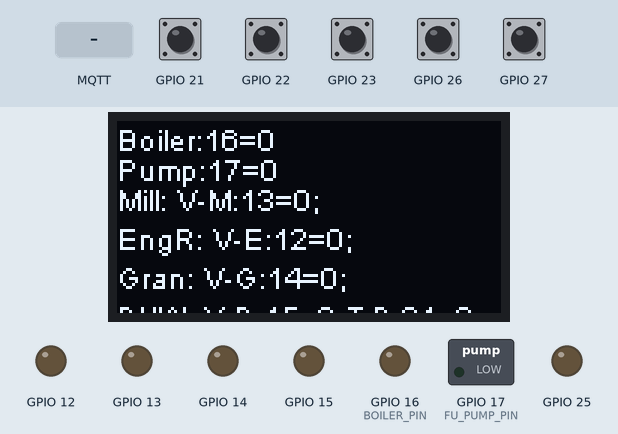
This sketch was run on a simulated ESP32. Parts: 128×64 one-colour display, switched loads named in the sketch (green lamp = pin HIGH), output pins drawn as LEDs (lit = HIGH). The test bench sets the inputs (shaded band); at power-on: GPIO 21–23, GPIO 26, GPIO 27 HIGH. WiFi joins after 1.5 s; servers stay silent unless stated; network time is answered at once with the bench clock; the local clock reads 2024-03-15 10:24:30 at power-on unless the sketch sets it; no MQTT or app messages arrive unless stated; not simulated (calls return 0 or success): ./WifiPassword.h; what the sketch prints to the serial monitor is not drawn.

Above: at 2.8 s.
2.9 s: MQTT message "on" arrives on the first subscribed topic
At 3.6 s:
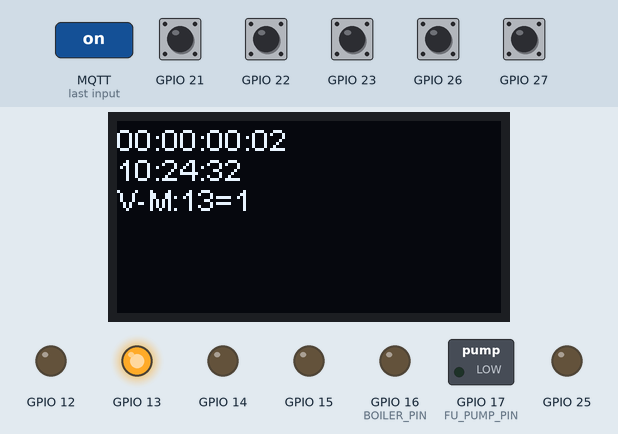
6.8 s: MQTT message "on" arrives on the second subscribed topic
At 7.8 s:
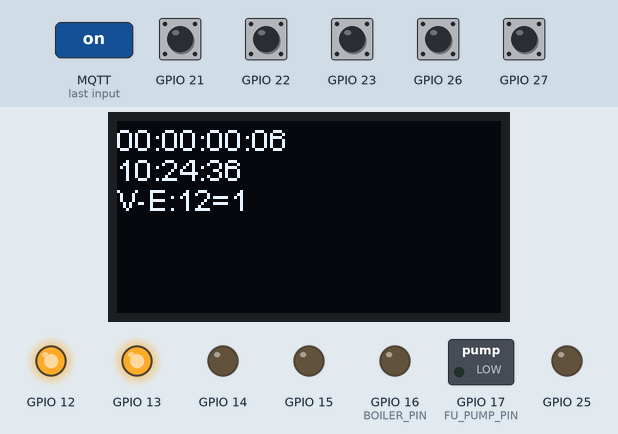
10.7 s: MQTT message "on" arrives on the third subscribed topic
At 12.0 s:
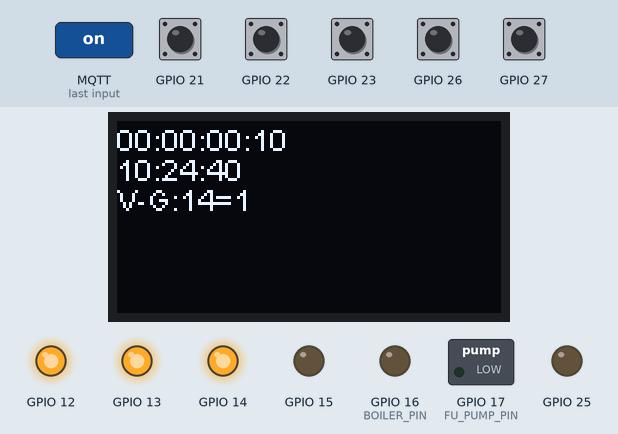
14.6 s: MQTT message "1" arrives on the first subscribed topic
At 15.1 s:
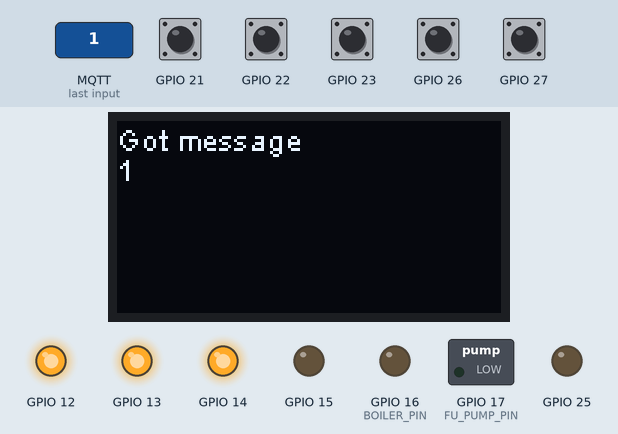
18.5 s: MQTT message "off" arrives on the first subscribed topic
At 20.0 s:
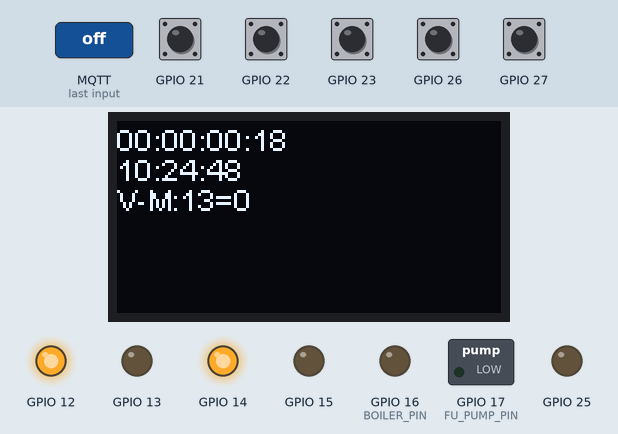
22.4 s: MQTT message "off" arrives on the first subscribed topic
At 23.5 s:
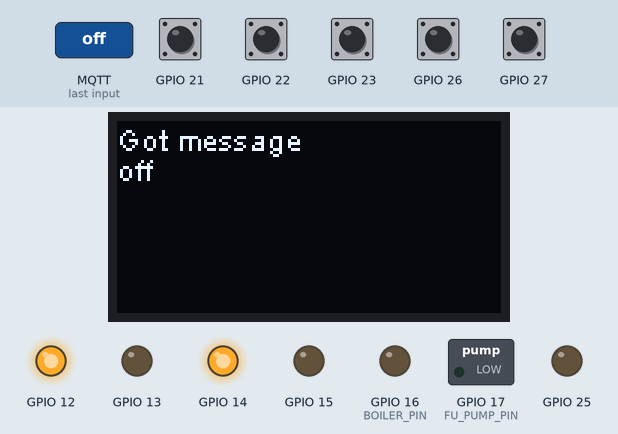
Timing chart, 0 to 27.3 s (numbered marks = the images above; inputs shaded):
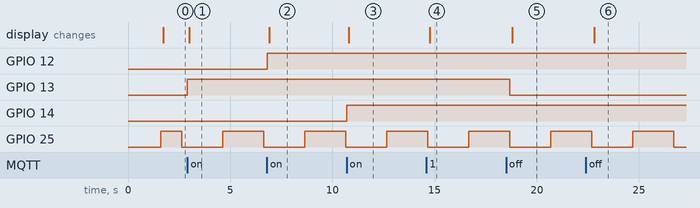

The sketch:

heating_control.ino
```cpp
// (licence header left out)
#include "SSD1306.h"  // ThingPulse ESP8266_and_ESP32_OLED_driver_for_SSD1306_displays
#include <WiFi.h>
#include <ESP32Ping.h> // Manually download into libraries directory from: https://github.com/marian-craciunescu/ESP32Ping
#include <WiFiMulti.h>
#include <NTPClient.h>
#include <WiFiUdp.h>
#include <ArduinoOTA.h>
#include <PubSubClient.h>  // Nick O'Leary https://pubsubclient.knolleary.net/
#include <elapsedMillis.h>
#include <LinkedList.h>

WiFiMulti WiFiMulti;

const char* ssid     = "New Home";                          //WiFi Name
// For wifi password, please create a new file called WifiPassword.h
// with a line like this:
// const char* password = "MyWifiPassword";

#include "./WifiPassword.h"

/*
   MQTT server details
*/
const char* mqttServer = "192.168.0.55";
const int mqttPort = 1883;
const char* mqttUser = "";
const char* mqttPassword = "";
#define MSG_BUFFER_SIZE  (50)
char msg[MSG_BUFFER_SIZE];

bool pingOk = false;

WiFiClient espClient;
PubSubClient mqttClient(espClient);

#define NTP_OFFSET  3600 // In seconds
#define NTP_INTERVAL 60 * 1000    // In miliseconds
#define NTP_ADDRESS  "pool.ntp.org"

WiFiUDP ntpUDP;
NTPClient timeClient(ntpUDP, NTP_ADDRESS, NTP_OFFSET, NTP_INTERVAL);

SSD1306 display(0x3c, 32, 33); // instance for the OLED. Addr, SDA, SCL

#include "./Devices.h" // valves, pumps, thermostat classes (use the constants defines above)
#include "./HeatingZone.h"
#include "./HeatingSystem.h"

////////////////////////////////////////////////////
//   CONFIGURATION BLOCK

// Configure/reorder your pinning as you like (This my wiring on an ESP32);

#define BOILER_PIN     16  // output to a Relay for Boiler -- Relay Channel 2
#define FU_PUMP_PIN    17  // output to a Relay that switches the Pump -- Relay Channel 4

// Definitions for the pins for my zones... Could be improved/not hard-coded, should be part of the Zone objects! Sorry about that!
#define MILL_V 13  // Zone 1: output to a Relay that controls the Valve(s) // Note - zones 1 and 2 are swapped on my system
#define MILL_MICROSWITCH 23
#define ENG_RM_VALVE  12  // Zone 2: output to a Relay that controls the Valve(s)
#define ENG_RM_MICROSWITCH 22
#define GRANARY_VALVE   14  // Zone 3: output to a Relay that controls the Valve(s) -- Relay Channel 1
#define GRANARY_MICROSWITCH 26
#define DHW_VALVE   15 // DHW: output to a Relay that controls the Valve(s) -- Relay Channel 3
#define DHW_MICROSWITCH 27 // for some reason, pin 35 doesn't seem to work for this purpose - it needed external pullup!

//#define MILL_T  17  // Zone 1; input wired to the thermostat in the living room
//#define ENG_RM_THERMO 27  // Zone 2; input wired to the thermostat in engine room
//#define GRANARY_THERMO  18 // Zone 3; input wired to the thermostat in the granary
#define DHW_THERMO      21 // DHW Thermostat

//#define HEATING_LED    20 // On when heating, Alternates during cooldown, is Off in idle mode
#define INDICATION_LED 25 // Alternates the on board LED to indicate board runs; can be easily removed to free an extra IO pin!!

// END CONFIGURATION BLOCK
//////////////////////////////////////////////////


// Some fixed devices:
LED           iLED(INDICATION_LED, "Indicator LED"); // can be removed if you run out of IO's
//LED           hLED(HEATING_LED, "Heating LED");
Manipulator   CV(BOILER_PIN, "Boiler");
Pump          FUPump(FU_PUMP_PIN, "Pump");

// The main controller
HeatingSystem heatingSystem(BOILER_PIN, FU_PUMP_PIN);

void printConfiguration() {
  clearDisplay();
  iLED.PrintState();
  //hLED.PrintState();
  printOLED(CV.PrintState());
  printOLED(FUPump.PrintState());
  printOLED(heatingSystem.PrintState());

}

bool connectToWifi(bool forceReconnect) {
  if (!forceReconnect && WiFi.status() == WL_CONNECTED) {
    return true;
  }
  clearDisplay();
  if (forceReconnect) {
    printOLED("Force WiFi");
    WiFi.disconnect();
  }

  int retries = 0;
  while (WiFiMulti.run() != WL_CONNECTED && retries < 5)
  {
    //WiFi.disconnect();
    printOLED("Connecting to WiFi");
    Serial.println("Connecting to WiFi");
    WiFi.begin(ssid, password);
    delay(4000);
    retries ++;
  }
  clearDisplay();
  if (WiFi.status() != WL_CONNECTED) {
    return false;
  }
  printOLED("WiFi connected.");
  printOLED("IP address: ");
  printOLED(WiFi.localIP().toString());

  return true;
}

bool mqttConnect(bool forceReconnect) {
  if (!forceReconnect && mqttClient.connected()) return true;
  // MQTT
  mqttClient.setServer(mqttServer, mqttPort);

  int retries = 0;
  clearDisplay();
  printTimeStamp();
  while ((forceReconnect && retries < 3) || (!mqttClient.connected() && retries < 3)) {
    printOLED("Connecting to MQTT...");

    mqttClient.setKeepAlive( 90 ); // setting keep alive to 90 seconds
    if (mqttClient.connect("Heating Controller", mqttUser, mqttPassword )) {
      mqttClient.publish("esp/test", "Setup bonjour");
      // Now subscribe to all the topics we need
      heatingSystem.SubscribeToAllTopics();
      mqttClient.setCallback(callback);
      printOLED("Connected to MQTT");
      return (true);
    }
    retries++;
    delay(500);
  }
  clearDisplay();
  printOLED("MQTT connect Failed");
  printOLED(String(mqttClient.state()));
  return false;
}

void setup()
{
  // initializations
  Serial.begin(115200);
  display.init(); // initialise the OLED
  display.setFont(ArialMT_Plain_10); // does what is says
  // Set the origin of text to top left
  display.setTextAlignment(TEXT_ALIGN_LEFT);
  display.flipScreenVertically();
  WiFiMulti.addAP(ssid, password);


  if (!connectToWifi(false)) {
    printOLED("Can't connect to WiFi!");
    delay(5000);
    ESP.restart();
  }

  timeClient.begin();

  //
  // OTA Stuff
  //
  // Port defaults to 3232
  ArduinoOTA.setPort(3232);

  // Hostname defaults to esp3232-[MAC]
  ArduinoOTA.setHostname("HeatingControl");

  // No authentication by default
  // ArduinoOTA.setPassword("admin");

  // Password can be set with its md5 value as well
  // MD5(admin) = 21232f297a57a5a743894a0e4a801fc3
  // ArduinoOTA.setPasswordHash("21232f297a57a5a743894a0e4a801fc3");

  ArduinoOTA
  .onStart([]() {
    String type;
    if (ArduinoOTA.getCommand() == U_FLASH)
      type = "sketch";
    else // U_SPIFFS
      type = "filesystem";

    // NOTE: if updating SPIFFS this would be the place to unmount SPIFFS using SPIFFS.end()
    Serial.println("Start updating " + type);
  })
  .onEnd([]() {
    Serial.println("\nEnd");
  })
  .onProgress([](unsigned int progress, unsigned int total) {
    Serial.printf("Progress: %u%%\r", (progress / (total / 100)));
  })
  .onError([](ota_error_t error) {
    Serial.printf("Error[%u]: ", error);
    if (error == OTA_AUTH_ERROR) Serial.println("Auth Failed");
    else if (error == OTA_BEGIN_ERROR) Serial.println("Begin Failed");
    else if (error == OTA_CONNECT_ERROR) Serial.println("Connect Failed");
    else if (error == OTA_RECEIVE_ERROR) Serial.println("Receive Failed");
    else if (error == OTA_END_ERROR) Serial.println("End Failed");
  });

  ArduinoOTA.begin();

  HeatingZone *mill = new HeatingZone("Mill",  new Valve(MILL_V, MILL_MICROSWITCH, "V-M"),  NULL);
  HeatingZone *engr = new HeatingZone("EngR", new Valve(ENG_RM_VALVE, ENG_RM_MICROSWITCH, "V-E"), NULL);
  HeatingZone *gran = new HeatingZone("Gran",  new Valve(GRANARY_VALVE, GRANARY_MICROSWITCH, "V-G"), NULL);
  HeatingZone *dhw = new HeatingZone("DHW", new Valve(DHW_VALVE, DHW_MICROSWITCH, "V-D"), new Thermostat(DHW_THERMO, "T-D"));
  heatingSystem.AddZone(mill);
  heatingSystem.AddZone(engr);
  heatingSystem.AddZone(gran);
  heatingSystem.AddZone(dhw);

  mqttConnect(false);

  printConfiguration();
  //wdt_enable(WDTO_1S);  // Watchdog: reset board after one second, if no "pat the dog" received
}

elapsedMillis sinceUpdate;
elapsedMillis sinceSuccessfulMqtt;
elapsedMillis sinceMqttRetry;
elapsedMillis sinceReconnect;
elapsedMillis sincePing;

void loop () {

  if (sincePrintOLED > 100 && !flushed) {
    flushDisplay();
  }

  // loop returns false if mqttClient is no longer connected
  bool isMqttDisconnected = !mqttClient.loop();
  if (sinceReconnect > 3600000) { // 1hr
    mqttClient.disconnect();
    sinceReconnect = 0;
    isMqttDisconnected = true;
  }

  if (!connectToWifi(isMqttDisconnected)) {
    printOLED("Can't connect to WiFi!");
    delay(20000);
    ESP.restart();
  }

  if (isMqttDisconnected && sinceMqttRetry > 30000) {
    if (mqttConnect(isMqttDisconnected)) {
      sinceSuccessfulMqtt = 0;
    }
    sinceMqttRetry = 0;
  }

  if (sinceSuccessfulMqtt > 12000000) {
    printOLED("Can't connect to MQTT!");

    delay(2000);
    ESP.restart();
  }

  ArduinoOTA.handle();

  if (sinceUpdate > 1000) {

    // Don't update timeClient if unsuccessful ping
    if (sincePing > 3000) {
      pingOk = Ping.ping("google.com");
    }

    if (pingOk) {
      timeClient.update();
    }

    //Serial.println("Updating");
    // Use Indication LED to show board is alive
    iLED.Alternate();
    heatingSystem.Update();

    // Reset the WatchDog timer (pat the dog)
    //wdt_reset();

    sinceUpdate = 0;
  }
}

//MQTT Callback
void callback(char* topic, byte* payload, unsigned int length) {
  heatingSystem.HandleMqtt(topic, payload, length);
}

void printTimeStamp() {
  unsigned long seconds = millis() / (unsigned long)1000;
  unsigned long minutes, hours, days;
  minutes = seconds / 60L;
  seconds %= 60L;
  hours = minutes / 60L;
  minutes %= 60L;
  days = hours / 24L;
  hours %= 24L;
  char time[30];
  sprintf(time, "%02d:%02d:%02d:%02d", (int)days, (int)hours, (int)minutes, (int)seconds);

  printOLED(time);
  timeClient.update();
  String formattedTime = timeClient.getFormattedTime();
  printOLED(formattedTime);
}
```

Devices.h
```cpp
#define VALVE_TIME             30000L    // 30 seconds to open/close a valve (on the safe site; takes typically 10 seconds)
#define PUMP_MAINTENANCE_TIME  1300000L // Activates pump maintenance run once per 36 hours. Needed to keep pump working (not implemented right now)
#define PUMP_ACTIVATION_TIME   5000L    // Activates the pump for ca 8 minutes
#define COOLDOWN_TIME          1800L   // When heating is done, continue water circulation for another 30 minutes
// This enables further dissipation of the heat into the system (typically takes 15 to 30 minutes)

elapsedMillis sincePrintOLED;
bool flushed = false;
int displayRow = 0;
void flushDisplay() {
  display.display(); // display whatever is in the buffer
  flushed = true;
}
void clearDisplay() {
  display.clear(); // clear the display
  //display.setCursor(0,0);
  displayRow = 0;
}
void printOLED(String toDisplay) {
  display.drawString(0, displayRow * 10, toDisplay);
  flushed = false;
  displayRow ++;
  if (displayRow > 6) {
    flushDisplay();
    clearDisplay();
  }
  sincePrintOLED = 0;
}


// Helper classes for IO devices
extern void printTimeStamp(); // defined in main ino file

// IODevice: base class for all IO devices; needs specialization
class IODevice {
    //vars
  protected:
    bool _IsOn;
    int _Pin;
    String _Name;

    //constructor
  public:
    IODevice(int pin, String name)   {
      _IsOn = false;
      _Pin = pin;
      _Name = name;
    }
    //methods
    virtual bool IsOn() = 0; // abstract
    virtual bool IsOff() {   // default for all
      return !IsOn();
    }

    String Name() {
      return _Name;
    }

    void DebugPrintState()   {
      clearDisplay();
      printTimeStamp();
      printOLED(PrintState());
    }

    String PrintState() {
      String ret = _Name + ":" + String(_Pin);
      if (_IsOn)
        ret += ("=1");
      else
        ret += ("=0");
      return ret;
    }
};

// Thermostat: reads a digital input
class Switch : public IODevice
{
    //vars
  private:
    int _Counter; // used to prevent reading intermittent switching (dender)

    //constructor
  public:
    Switch(int pin, String name) : IODevice(pin, name)   {
      Serial.println(String(pin) + name + " constructed ");
      _Counter = 0;
      pinMode(_Pin, INPUT_PULLUP);
    }

    //methods
    bool IsOn()   {
      //Serial.println("Switch IsOn");
      if (digitalRead(_Pin) == HIGH  && _IsOn == true) // open contact while on
      {
        if ( _Counter++ > 5) // only act after  5 times the same read out
        {
          _IsOn = false;
          DebugPrintState();
          _Counter = 0;
        }
      }
      else if (digitalRead(_Pin) == LOW  && _IsOn == false) // closed contact while off
      {
        if ( _Counter++ > 5) // only act after  5 times the same read out
        {
          _IsOn = true;
          DebugPrintState();
          _Counter = 0;
        }
      }
      else
      {
        _Counter = 0;
      }
      //Serial.println(_IsOn);
      return _IsOn;
    }
};

class Thermostat : public Switch
{
    // A Thermostat is a Switch that we can read - just like any other
    //constructor
  public:
    Thermostat(int pin, String name) : Switch(pin, name)   {
    }

};

// Manipulator: the most basic working device on a digital output
class Manipulator : public IODevice
{
    //vars
  protected:
    elapsedMillis _sinceStateChanged = 0;
    //constructor
  public:
    Manipulator(int pin, String name)  : IODevice(pin, name)   {
      pinMode(_Pin, OUTPUT);
      digitalWrite(_Pin, LOW);
    }
    //methods
    void On()    {
      if (_IsOn == false)
      {
        _IsOn = true;
        digitalWrite(_Pin, HIGH);
        _sinceStateChanged = 0;
        onSwitch();
      }
    }

    void Off()   {
      if (_IsOn == true)
      {
        _IsOn = false;
        digitalWrite(_Pin, LOW);
        _sinceStateChanged = 0;
        onSwitch();
      }
    }

    elapsedMillis GetSinceStateChanged() {
      return _sinceStateChanged;
    }

    virtual void onSwitch() {  // trigger for child claases; change in on/off state
      DebugPrintState();
    }

    virtual bool IsOn()   {
      return _IsOn;
    }

    virtual bool IsOff() {
      return !_IsOn;
    }
};

// Valve: controls a valve on a digital output via a relay.
// These valves have microswitches to detect when they are open
// loop() must call Update() to keep track if the valve is fully open or closed
class Valve : public Manipulator
{
  private:
    long transitionCount;
    Switch *microswitch;

    enum States {
      open,
      closed,
      failedOpen,
      failedClosed,
      opening,
      closing
    };

    States _state;

    //constructor
  public:
    Valve(int pin, int microswitchPin, String name) : Manipulator(pin, name)   {
      Serial.println(name + " valve microswitch:" + String(microswitchPin));
      microswitch = new Switch(microswitchPin, "MS." + name);
      transitionCount = 0;
    }

    bool IsValveOpen()   {
      //Serial.println(microswitch->IsOn());
      return _state == States::open; // valve is requested to be open and has actually opened
    }

    bool IsClosed() {
      return _state == States::failedClosed || _state == States::closed;
    }

  public:
    bool FailedClosed() { // todo: consider making this permanent, so it doesn't get reset every time?
      return _state == States::failedClosed;
    }

    bool FailedOpen() {
      return _state == States::failedOpen;
    }

    bool IsOpening() {
      return _state == States::opening;
    }

    // Execute once per pass in the sketch loop() !!!
    void Update() {
      if (IsOn()) {
        if (microswitch->IsOn()) {
          _state = States::open;
        } else if (_sinceStateChanged > VALVE_TIME) {
          if (!microswitch->IsOn()) {
            //Serial.println("Failed closed");
            _state = States::failedClosed;
          }
        }
      }
      else { // Valve is closing
        if (microswitch->IsOff()) {
          _state = States::closed;
        } else if (_sinceStateChanged > VALVE_TIME) {
          if (microswitch->IsOn()) {
            //Serial.println("Failed open");
            _state = States::failedOpen;
          }
        }
      }
    }
};


// Pump: a pump need to be activated several times a week to keep them going.
// loop() must call Update() to keep track when a maintenance activation is needed
class Pump : public Manipulator
{
    // valves react slowly (3-5 minutes) so this class adds this transition awareness
  private:
    long counter;
    bool doMaintenance;

    //constructor
  public:
    Pump(int pin, String name) : Manipulator(pin, name)   {
      counter = 0;
      doMaintenance = false;
    }

    bool doMaintenanceRun()   {
      return doMaintenance;
    }

    virtual void onSwitch() {  // change in on/off state
      Manipulator::onSwitch();
      counter = 0;
    }

    // run this method every pass in loop()
    void Update()   {
      if (IsOn()) {
        if (counter < PUMP_ACTIVATION_TIME) {
          counter++;
        } else if (doMaintenance) {
          clearDisplay();
          printTimeStamp();
          printOLED(": Pump Maintenance cleared");
          doMaintenance = false;
        }
      }
      else {
        if (counter < PUMP_MAINTENANCE_TIME) {
          counter++;
        }  else if (doMaintenance == false) {
          clearDisplay();
          printTimeStamp();
          printOLED(": Pump Maintenance needed");
          doMaintenance = true;
        }
      }
    }
};

// LED; besides on/off it offers a method to alternate the LED (1Hz)
// just call Alternate() from the loop() to activate alternation
class LED : public Manipulator
{
  private:
    long counter;

    //constructor
  public:
    LED(int pin, String name) : Manipulator(pin, name)   {
      counter = 0;
    }

    virtual void onSwitch() {  // change in on/off state
      // surpress printing debug output for LEDs
    }

    void Alternate() {
        counter = 0;
        if (IsOn())
          Off();
        else
          On();
    }
};
```

Source omitted: HeatingSystem.h (5749 bytes), HeatingZone.h (4237 bytes)

Measured:
- after the input at 2.9 s, GPIO 13: LOW → HIGH at once; the display: changes after 0.10 s (image 1)
- after the input at 6.8 s, GPIO 12: LOW → HIGH at once; the display: changes after 0.10 s (image 2)
- after the input at 10.7 s, GPIO 14: LOW → HIGH at once; the display: changes after 0.10 s (image 3)
- after the input at 14.6 s, the display: changes after 0.17 s (image 4)
- after the input at 18.5 s, GPIO 13: HIGH → LOW after 0.19 s; the display: changes after 0.29 s (image 5)
- after the input at 22.4 s, the display: changes after 0.40 s (image 6)
